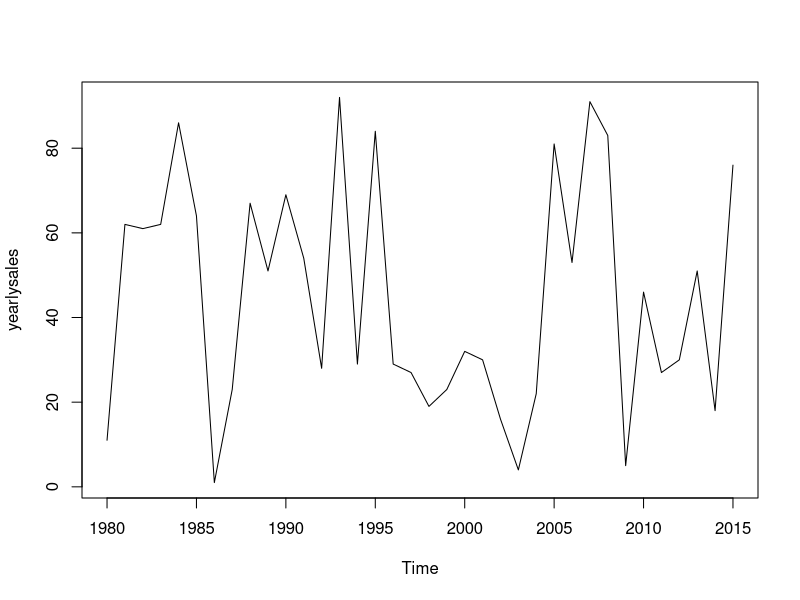
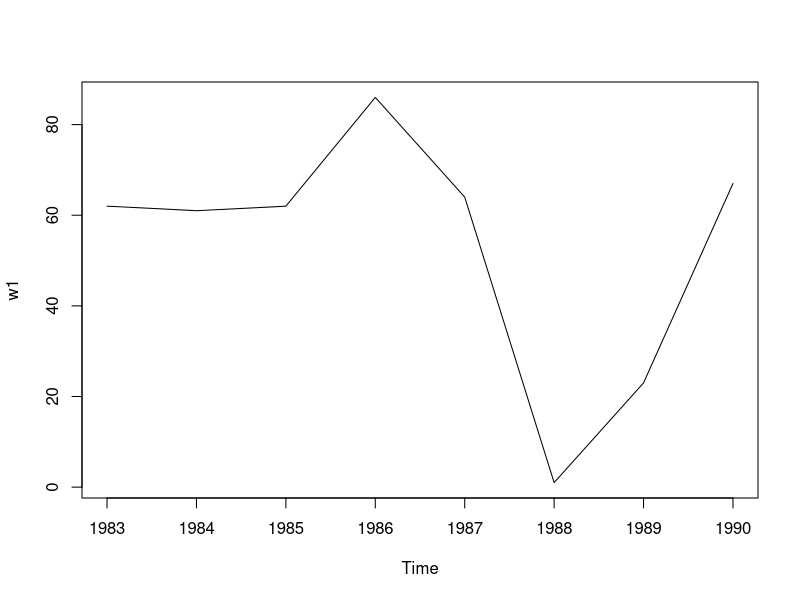
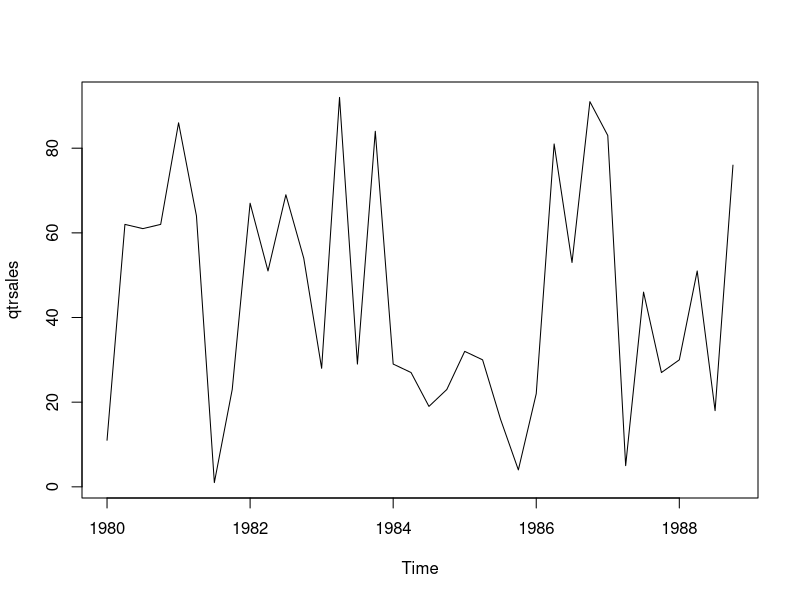
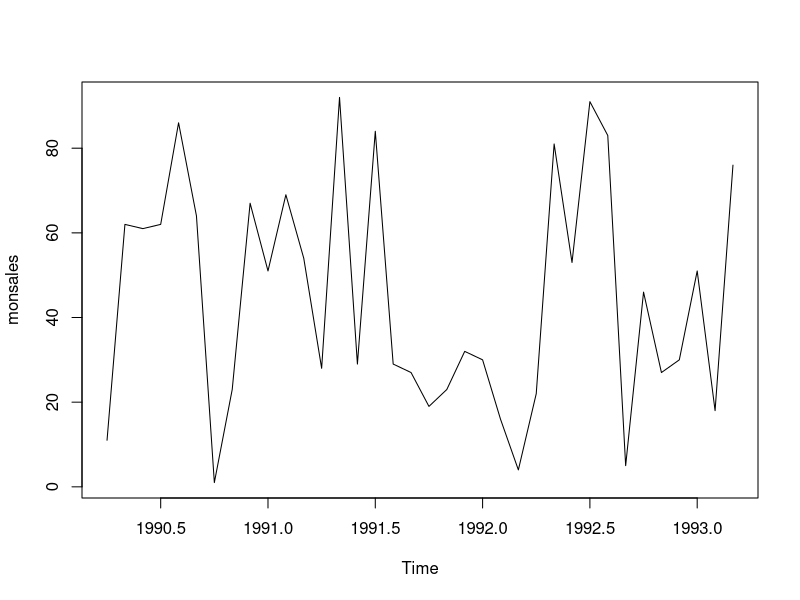
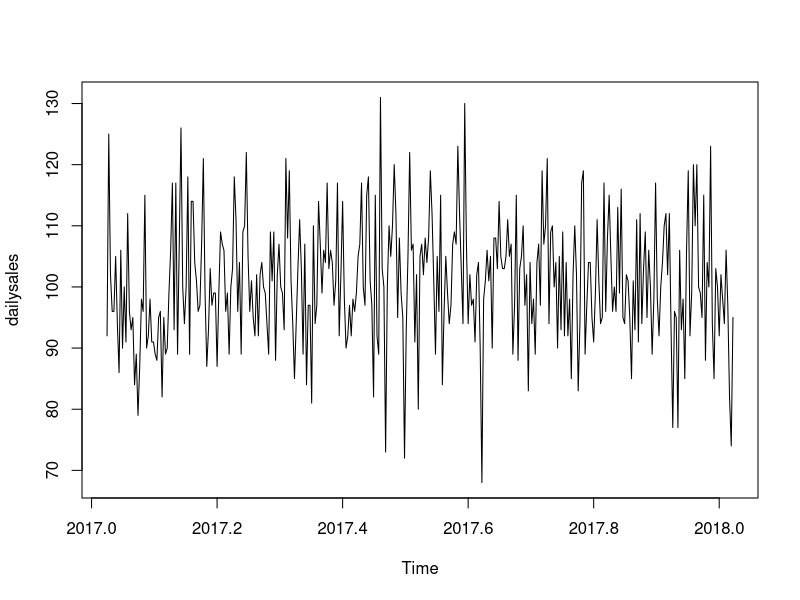
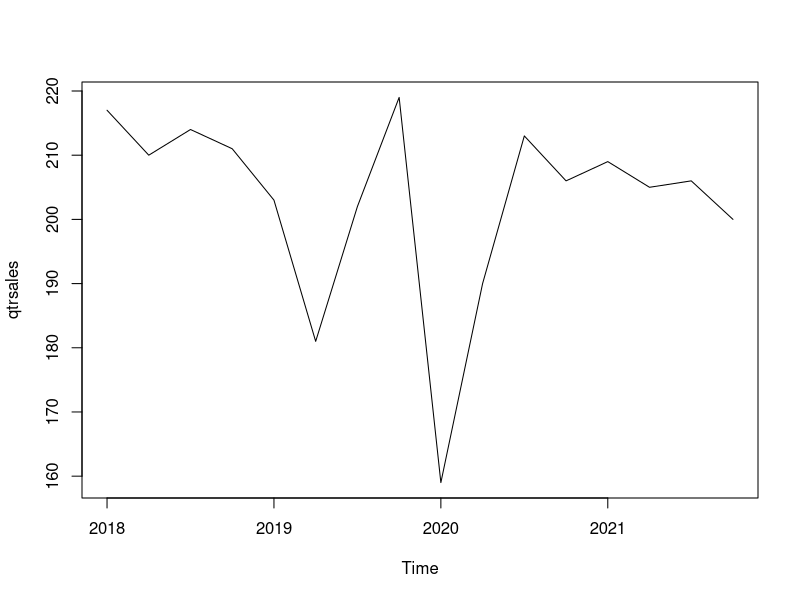

Generate these figures, in order, with R:
# create a time series data

#first create a vector of numerical values
# 36 observations 
set.seed(1234)
(sales = round(runif(36, 0,100)))
length(sales)

#This data can be daily, weekly, monthly, quarter, yearly data
#create yearly time series : start year 1980

#Yearly----
(ysales = ts(sales, frequency = 1))

(yearlysales = ts(sales, start=c(1980), frequency=1))
yearlysales
(yearlysales1 = ts(sales, start=c(1980,3), frequency=1)) 
# 3rd yr from 1980
plot(yearlysales)

#find the year when sales was > 50
yearlysales1[ yearlysales1 > 50]
class(yearlysales1)
methods(class=ts)
yearlysales1
(w1= window(yearlysales1, start=1983, end=1990))
plot(w1)

#Quarterly -----
12/4  # freq=4
(qtrsales = ts(sales, start=c(1980), frequency=4))
plot(qtrsales)
#list data from Qtr3 1980 to  1985
window(qtrsales, start=c(1980, 3), end=c(1985, 2))


#Monthly -----
12/12  # freq=12 start month=Apr/ 1990
(monsales = ts(sales, start=c(1990,4), frequency=12))
plot(monsales)
window(monsales, start=c(1991, 3))

#create data from Feb 2000 to Nov 2002
(monsales1 = ts(sales, start=c(2000,2), end=c(2003,3), frequency=12)) #recycling of elements beyond given sales value
monsales1
str(monsales1)
length(monsales1)

#see subset of sales data : May 2000 to Aug 2001
window(monsales1, start=c(2000, 5), end=c(2001, 8))

#Daily TS
sales2 = ceiling(rnorm(365, mean=100, sd=10))
sales2
#YYYY,day
(dailysales = ts(sales2, start=c(2017,10), frequency=365))
window(dailysales, start=c(2017,50), end=c(2017,100))
mean(window(dailysales, start=c(2017,50), end=c(2017,100)))
head(sales2)
plot(dailysales)
class(dailysales)

#quarterly
sales3 = floor(rnorm(16, mean=200, sd = 12))
(qtrsales = ts(sales3, start = c(2018,1), frequency = 4))
plot(qtrsales)

#weekly

